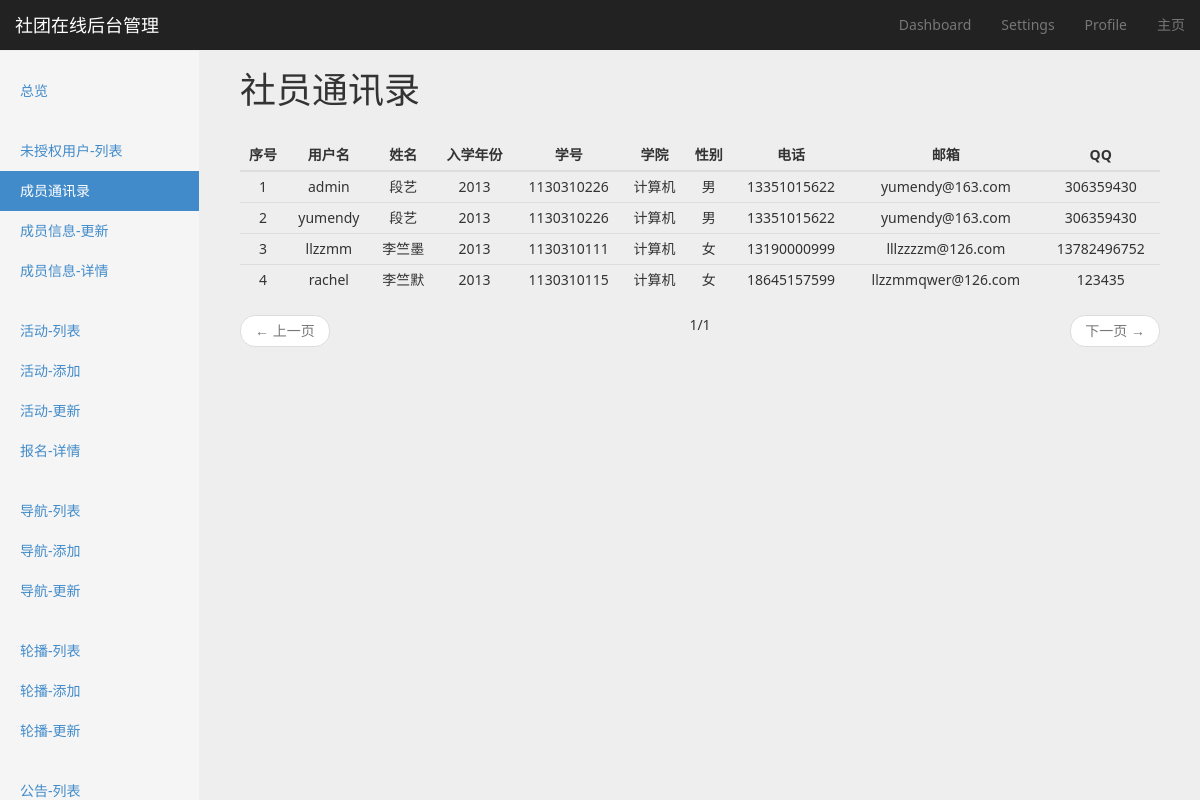
The page /authentication/user/list/member/ on the database its author committed.
### authentication/models.py (models this page shows, shortened)
class MyUser(models.Model):
    name = models.CharField(max_length=32)
    student_id = models.CharField(max_length=16)
    college = models.CharField(max_length=16)
    tel = models.CharField(max_length=11)
    is_public_tel = models.BooleanField(default=False)
    SEX_CHOICE = (
        ('M', u'男'),
        ('F', u'女'),
    )
    sex = models.CharField(max_length=1, choices=SEX_CHOICE)
    level = models.SmallIntegerField()
    birthday = models.DateField()
    qq = models.CharField(max_length=32, blank=True)
    is_public_qq = models.BooleanField(default=False)
    description = models.TextField(blank=True, null=True)
    photo = models.ImageField(upload_to='./user/photo/%Y/%m/%d/')
    is_publisher = models.BooleanField(default=False)
    is_admin = models.BooleanField(default=False)
    user = models.OneToOneField(User)

### authentication/views.py (the view)
class UserListView(BaseMixin, ListView):
    queryset = MyUser.objects.filter(user__is_active=True).order_by('level')
    template_name = 'authentication/user_list.html'
    paginate_by = 20
    context_object_name = 'user_list'
    def get_context_data(self, *args, **kwargs):
        context = super(UserListView, self).get_context_data(*args, **kwargs)
        context['active_page'] = 'myuser-list'
        return context

### utils/common_mixin.py (called while the page is built)
    def get_context_data(self, *args, **kwargs):
        context = super(BaseMixin, self).get_context_data(**kwargs)
        context['COMMUNITY_NAME'] = COMMUNITY_NAME
        context['COMMUNITY_DESCRIPTION'] = COMMUNITY_DESCRIPTION
        context['PAGE_NUMBER'] = PAGE_NUMBER
        return context

### templates/authentication/user_list.html (shortened to what this page needs)
{% extends 'website/backend/settings/settings_base.html' %}
{% block option-title %}
    社员通讯录
{% endblock %}
{% block content %}
    <div class="col-md-12">
        <table class="table table-hover table-responsive table-condensed dashboard-table">
            <thead>
                <tr>
                    <th>序号</th>
                    <th>用户名</th>
                    <th>姓名</th>
                    <th>入学年份</th>
                    <th>学号</th>
                    <th>学院</th>
                    <th>性别</th>
                    <th>电话</th>
                    <th>邮箱</th>
                    <th>QQ</th>
                </tr>
            </thead>
            <tbody>
                {% for item in user_list %}
                    <tr>
                        <td>{{ forloop.counter }}</td>
                        <td>{{ item.user.username }}</td>
                        <td>{{ item.name }}</td>
                        <td>{{ item.level }}</td>
                        <td>{{ item.student_id }}</td>
                        <td>{{ item.college }}</td>
                        <td>
                            {% if item.sex == 'M' %}
                                男
                            {% else %}
                                女
                            {% endif %}
                        </td>
                        <td>{{ item.tel }}</td>
                        <td>{{ item.user.email }}</td>
                        <td>{{ item.qq }}</td>
                    </tr>
                {% endfor %}
            </tbody>
        </table>
        {% include 'utils/pagination.html' %}
    </div>
{% endblock %}

### website/static/css/main.css (style rules this page uses)
body { background-color: #eeeeee; font-family: "Segoe UI", "Microsoft YaHei UI", sans-serif, "Segoe MDL2 Assets", "Symbols"; }

### website/static/css/dashboard.css (style rules this page uses)
body { padding-top: 50px; }
.dashboard-table th { text-align: center; }

### rows shown on the page
MyUser: user.username "admin", name "段艺", level "2013", student_id "1130310226", college "计算机", sex "男", tel "13351015622", user.email "yumendy@163.com", qq "306359430"
MyUser: user.username "yumendy", name "段艺", level "2013", student_id "1130310226", college "计算机", sex "男", tel "13351015622", user.email "yumendy@163.com", qq "306359430"
MyUser: user.username "llzzmm", name "李竺墨", level "2013", student_id "1130310111", college "计算机", sex "女", tel "13190000999", user.email "lllzzzzm@126.com", qq "13782496752"
MyUser: user.username "rachel", name "李竺默", level "2013", student_id "1130310115", college "计算机", sex "女", tel "18645157599", user.email "llzzmmqwer@126.com", qq "123435"

### other values the page prints
{{ COMMUNITY_NAME }} "社团在线"
{{ page_obj.number }} "1"
{{ page_obj.paginator.num_pages }} "1"
